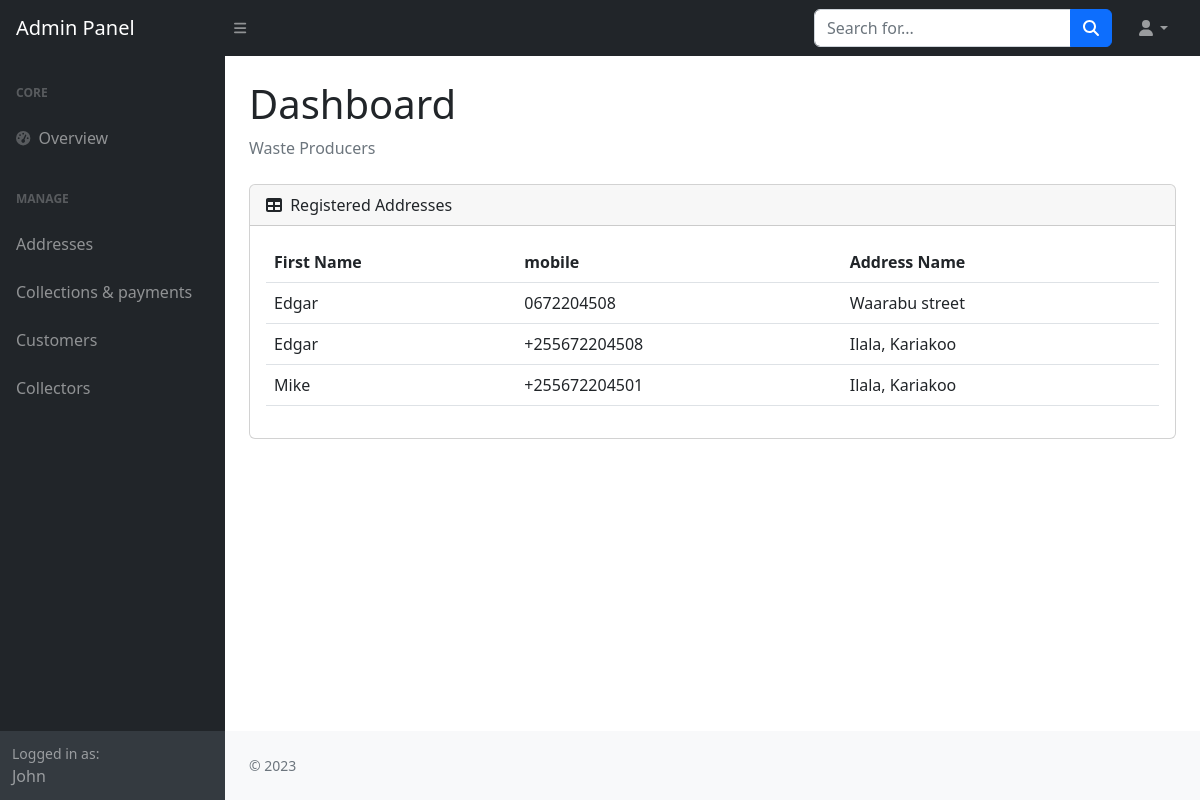
The app's page /customers/ (signed in) with its own data.
### wms_app/models.py (models this page shows, shortened)
class Customer(models.Model):
    user = models.OneToOneField(User, on_delete=models.CASCADE)
    role = models.CharField(max_length=20)
    address = models.CharField(max_length=100)
    contact_number = models.CharField(max_length=20)

class Area(models.Model):
    name = models.CharField(max_length=100)

### wms_app/views.py (the view)
# urls.py: path('customers/', customer_view, name='customers'),
def customer_view(request):
    customers = Customer.objects.filter(role=1)
    customer_data = []
    for customer in customers:
        address_id = customer.address
        try:
            address = Area.objects.get(pk=address_id)
            address_name = address.name
        except Area.DoesNotExist:
            address_name = ''
        data = {
            'first_name': customer.user.first_name,
            'mobile': customer.contact_number,
            'role': customer.role,
            'address_name': address_name,
        }
        customer_data.append(data)
    context = {'customer_data': customer_data}
    return render(request, 'dashboard/customer.html', context)

### templates/dashboard/customer.html (shortened to what this page needs)
{% extends 'dashboard/base.html' %}
{% load static %}
{% block body %}
<body class="sb-nav-fixed">
    <nav class="sb-topnav navbar navbar-expand navbar-dark bg-dark">
        <a class="navbar-brand ps-3" href="index.html">Admin Panel</a>
        <button class="btn btn-link btn-sm order-1 order-lg-0 me-4 me-lg-0" id="sidebarToggle" href="#!"><i class="fas fa-bars"></i></button>
        <form class="d-none d-md-inline-block form-inline ms-auto me-0 me-md-3 my-2 my-md-0">
            <div class="input-group">
                <input class="form-control" type="text" placeholder="Search for..." aria-label="Search for..." aria-describedby="btnNavbarSearch" />
                <button class="btn btn-primary" id="btnNavbarSearch" type="button"><i class="fas fa-search"></i></button>
            </div>
        </form>
        <ul class="navbar-nav ms-auto ms-md-0 me-3 me-lg-4">
            <li class="nav-item dropdown">
                <a class="nav-link dropdown-toggle" id="navbarDropdown" href="#" role="button" data-bs-toggle="dropdown" aria-expanded="false"><i class="fas fa-user fa-fw"></i></a>
            </li>
        </ul>
    </nav>
    <div id="layoutSidenav">
        {% include "dashboard/admin_side_panel.html" %}
        <div id="layoutSidenav_content">
            <main>
                <div class="container-fluid px-4">
                    <h1 class="mt-4">Dashboard</h1>
                    <ol class="breadcrumb mb-4">
                        <li class="breadcrumb-item active">Waste Producers</li>
                    </ol>
                    <div class="card mb-4">
                        <div class="card-header">
                            <i class="fas fa-table me-1"></i>
                            Registered Addresses
                        </div>
                        <div class="card-body">
                            <table class='table'>
                                <thead>
                                  <tr>
                                    <th>First Name</th>
                                    <th>mobile</th>
                                    <th>Address Name</th>
                                  </tr>
                                </thead>
                                <tbody>
                                  {% for data in customer_data %}
                                  <tr>
                                    <td>{{ data.first_name }}</td>
                                    <td>{{ data.mobile }}</td>
                                    <td>{{ data.address_name }}</td>
                                  </tr>
                                  {% empty %}
                                  <tr>
                                    <td colspan="3">No customers available</td>
                                  </tr>
                                  {% endfor %}
                                </tbody>
                              </table>
                        </div>
                    </div>
                </div>
            </main>
            <footer class="py-4 bg-light mt-auto">
                <div class="container-fluid px-4">
                    <div class="d-flex align-items-center justify-content-between small">
                        <div class="text-muted">&copy; 2023</div>
                    </div>
                </div>
            </footer>
        </div>
    </div>
</body>
{% endblock body %}

### templates/dashboard/admin_side_panel.html
<div id="layoutSidenav_nav">
    <nav class="sb-sidenav accordion sb-sidenav-dark" id="sidenavAccordion">
        <div class="sb-sidenav-menu">
            <div class="nav">
                <div class="sb-sidenav-menu-heading">Core</div>
                <a class="nav-link" href="/dashboard">
                    <div class="sb-nav-link-icon"><i class="fas fa-tachometer-alt"></i></div>
                    Overview
                </a>
                <div class="sb-sidenav-menu-heading">Manage</div>
                <a class="nav-link" href="/addresses">Addresses</a>
                <a class="nav-link" href="layout-sidenav-light.html">Collections & payments</a>
                <a class="nav-link" href="/customers">Customers</a>
                <a class="nav-link" href="/collector">Collectors</a>
            </div>
        </div>
        <div class="sb-sidenav-footer">
            <div class="small">Logged in as:</div>
            {{request.user.first_name}}
        </div>
    </nav>
</div>

### records on screen
Customer: mobile "0672204508"
Area: address_name "Waarabu street"
Customer: mobile "+255672204508"
Area: address_name "Ilala, Kariakoo" "Ilala, Kariakoo"
Customer: mobile "+255672204501"

### other values on screen
{{ request.user.first_name }} "John"
{{ data.first_name }} "Edgar" "Edgar" "Mike"
